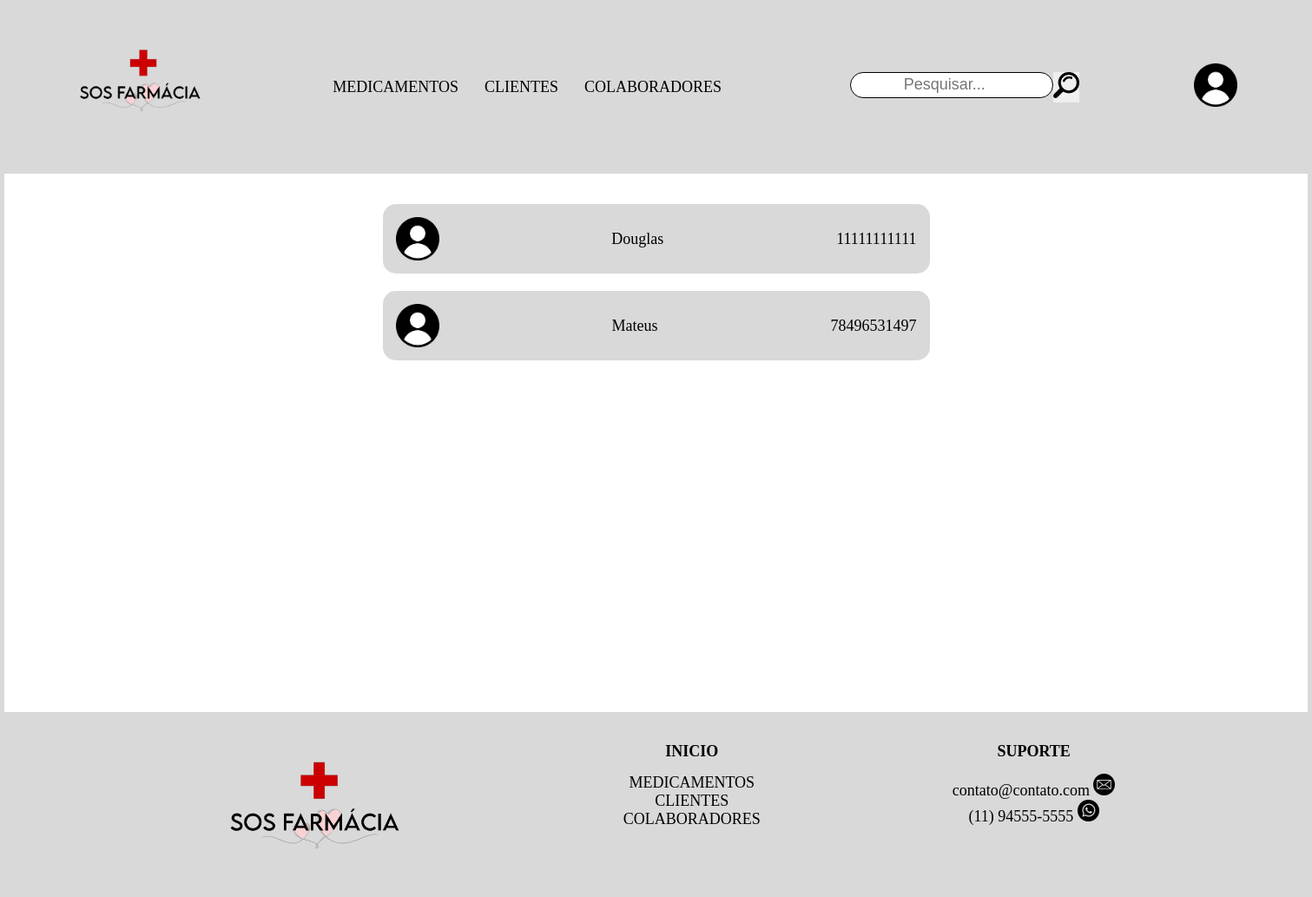
/tcc2.1/clientes.php, run on the app's committed database.
### tables this page shows
CREATE TABLE IF NOT EXISTS `usuario`(
  `cpf` varchar(11) NOT NULL,
  `nome` varchar(20) NOT NULL,
  `sobrenome` varchar(20) NOT NULL,
  `telefone` varchar(11) NOT NULL,
  `estado` varchar(15) NOT NULL,
  `cidade` varchar(50) NOT NULL,
  `endereco` varchar(60) NOT NULL,
  `nivelAcess` varchar(15) NOT NULL,
  `sexo` varchar(10) NOT NULL,
  `email` varchar(50) NOT NULL,
  `senha` varchar(10) NOT NULL,
  PRIMARY KEY (`cpf`),
  UNIQUE KEY `senha` (`senha`)
);

### tcc2.1/clientes.php (called while the page is built)
<?php
    include_once "View/head.php";
    include_once "View/menu.php";
    include_once "View/cadCliente.php";
    include_once "View/footer.php";
?>

### tcc2.1/View/cadCliente.php (the view)
<?php
include_once "action_php/conexao_bd.php";
if (isset($_POST['btnCadastrar'])) {
$nome = mysqli_escape_string($connection,$_POST['pesquisa']);
$sql = "SELECT* FROM  usuario  WHERE nome LIKE '%$nome%' LIMIT 4";
$resultado = mysqli_query($connection, $sql);
}else{
                $sql = "SELECT * FROM usuario";
                $resultado = mysqli_query($connection, $sql);}
                while($dados = mysqli_fetch_array($resultado)){
                    if($dados['nivelAcess'] != "Farmaceutico" && $dados['nivelAcess'] != "Administrador"){}
                    else{
                ?>
<div class="card">
    <div class="conteudo">
        <img src="img/user.png" alt="">
        <a href="#"><?php echo $dados['nome'];?></a>
        <p><?php echo $dados['cpf'];?></p>
    </div>
    <?php }} ?>
</div>
</div>

### tcc2.1/css/style.css (style rules this page uses)
* { margin: 0; padding: 0; font-size: 18px; text-align: center; }
* a { text-decoration: none; color: black; }
* body { background: #D9D9D9; }
.conteudo { margin: 0 auto 0 auto; width: 600px; display: flex; justify-content: space-between; align-items: center; background: #D9D9D9; border-radius: 15px; padding: 15px; margin-bottom: 20px; }
.conteudo img { width: 50px; height: 50px; }

### data on the page
usuario: nome "Douglas", cpf "11111111111"
usuario: nome "Mateus", cpf "78496531497"
